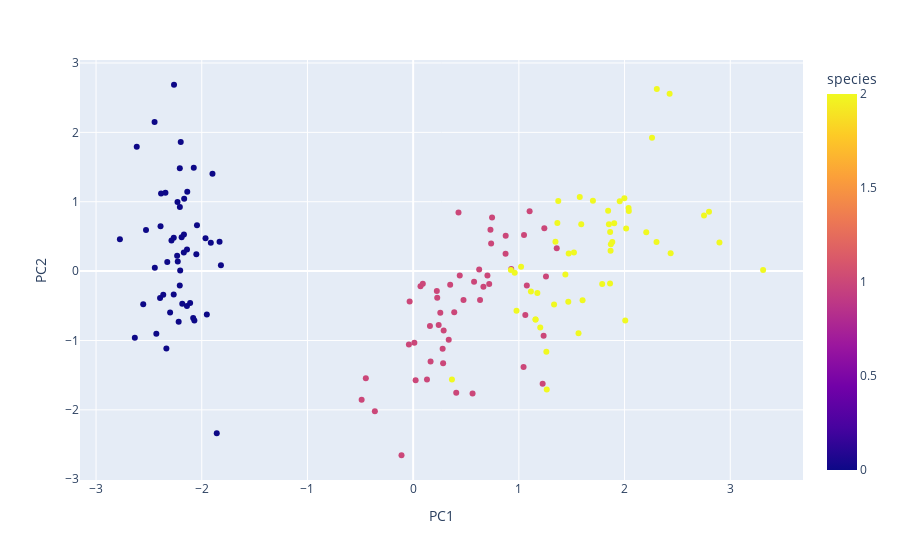

The cell this chart's notebook holds for it:
### Markdown cell above
**Visualize PCA**: When it comes to interactive visualization, [plotly](https://plotly.com/python/) is a good package we can use. It can be installed using pip `pip install plotly==5.10.0`
or conda `conda install -c plotly plotly=5.10.0`

### Code cell
## 2D plot
import plotly.express as px
fig = px.scatter(df, x='PC1', y='PC2',
              color='species')
fig.show()
## you can try to interact with the chart such as mousing over the point, zooming in (by cropping)

### Figure 1 — Plotly figure (JSON) as saved in the notebook; plotly's stock layout.template omitted (floating-point values rounded to 4 significant figures; data arrays with more than 128 entries replaced by an {"elided": "..."} marker saying what was removed)
{"data": [{"hovertemplate": "PC1=%{x}<br>PC2=%{y}<br>species=%{marker.color}<extra></extra>", "legendgroup": "", "marker": {"color": {"elided": "150 int values"}, "coloraxis": "coloraxis", "symbol": "circle"}, "mode": "markers", "name": "", "orientation": "v", "showlegend": false, "type": "scatter", "x": {"elided": "150 float values"}, "xaxis": "x", "y": {"elided": "150 float values"}, "yaxis": "y"}], "layout": {"coloraxis": {"colorbar": {"title": {"text": "species"}}, "colorscale": [[0, "#0d0887"], [0.1111, "#46039f"], [0.2222, "#7201a8"], [0.3333, "#9c179e"], [0.4444, "#bd3786"], [0.5556, "#d8576b"], [0.6667, "#ed7953"], [0.7778, "#fb9f3a"], [0.8889, "#fdca26"], [1, "#f0f921"]]}, "legend": {"tracegroupgap": 0}, "margin": {"t": 60}, "xaxis": {"anchor": "y", "domain": [0, 1], "title": {"text": "PC1"}}, "yaxis": {"anchor": "x", "domain": [0, 1], "title": {"text": "PC2"}}}}
